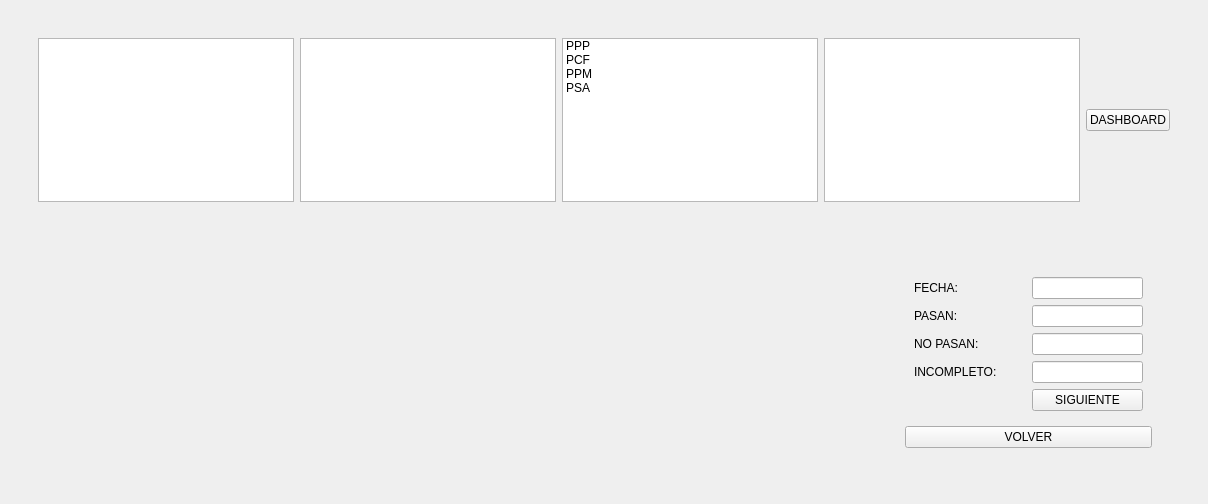
      <widget class="QWidget" name="dashboard_2">
       <layout class="QGridLayout" name="gridLayout_4">
        <item row="0" column="0">
         <layout class="QGridLayout" name="grid_layout1">
          <item row="0" column="0">
           <widget class="QWidget" name="widget" native="true">
            <layout class="QVBoxLayout" name="verticalLayout_6">
             <item>
              <widget class="QWidget" name="widget_imagenes" native="true">
               <property name="maximumSize">
                <size>
                 <width>2000</width>
                 <height>200</height>
                </size>
               </property>
               <layout class="QHBoxLayout" name="horizontalLayout">
                <item>
                 <widget class="QWidget" name="widget_2" native="true">
                  <layout class="QHBoxLayout" name="horizontalLayout_4">
                   <item>
                    <widget class="QListWidget" name="listWidget_Equipos"/>
                   </item>
                   <item>
                    <widget class="QListWidget" name="listWidget_Partes"/>
                   </item>
                   <item>
                    <widget class="QListWidget" name="listWidget_Tipos">
                     <item>
                      <property name="text">
                       <string>PPP</string>
                      </property>
                     </item>
                     <item>
                      <property name="text">
                       <string>PCF</string>
                      </property>
                     </item>
                     <item>
                      <property name="text">
                       <string>PPM</string>
                      </property>
                     </item>
                     <item>
                      <property name="text">
                       <string>PSA</string>
                      </property>
                     </item>
                    </widget>
                   </item>
                   <item>
                    <widget class="QListWidget" name="listWidget_Version"/>
                   </item>
                   <item>
                    <widget class="QPushButton" name="DASHBOARD_btn">
                     <property name="text">
                      <string>DASHBOARD</string>
                     </property>
                    </widget>
                   </item>
                  </layout>
                 </widget>
                </item>
               </layout>
              </widget>
             </item>
             <item>
              <widget class="QWidget" name="widget_3" native="true">
               <layout class="QHBoxLayout" name="horizontalLayout_5">
                <item>
                 <widget class="QWidget" name="widget_4" native="true">
                  <layout class="QVBoxLayout" name="verticalLayout_7">
                   <item>
                    <widget class="QWidget" name="imagen1" native="true"/>
                   </item>
                   <item>
                    <widget class="QWidget" name="imagen3" native="true"/>
                   </item>
                  </layout>
                 </widget>
                </item>
                <item>
                 <widget class="QWidget" name="widget_5" native="true">
                  <layout class="QVBoxLayout" name="verticalLayout_8">
                   <item>
                    <widget class="QWidget" name="imagen2" native="true"/>
                   </item>
                   <item>
                    <widget class="QWidget" name="widget_9" native="true">
                     <layout class="QHBoxLayout" name="horizontalLayout_6">
                      <item>
                       <widget class="QWidget" name="imagen4" native="true"/>
                      </item>
                      <item>
                       <widget class="QWidget" name="widget_11" native="true">
                        <layout class="QGridLayout" name="gridLayout_5">
                         <item row="0" column="0">
                          <widget class="QWidget" name="widget_6" native="true">
                           <layout class="QGridLayout" name="gridLayout_6">
                            <item row="0" column="0">
                             <layout class="QGridLayout" name="gridLayout_3">
                              <item row="2" column="1">
                               <widget class="QLineEdit" name="NOPASAN_TEXT">
                                <property name="sizePolicy">
                                 <sizepolicy hsizetype="Minimum" vsizetype="Fixed">
                                  <horstretch>0</horstretch>
                                  <verstretch>0</verstretch>
                                 </sizepolicy>
                                </property>
                                <property name="readOnly">
                                 <bool>true</bool>
                                </property>
                               </widget>
                              </item>
                              <item row="0" column="0">
                               <widget class="QLabel" name="Fecha_label">
                                <property name="text">
                                 <string>FECHA:</string>
                                </property>
                               </widget>
                              </item>
                              <item row="1" column="0">
                               <widget class="QLabel" name="Pasan_label">
                                <property name="text">
                                 <string>PASAN:</string>
                                </property>
                               </widget>
                              </item>
                              <item row="1" column="1">
                               <widget class="QLineEdit" name="PASAN_TEXT">
                                <property name="sizePolicy">
                                 <sizepolicy hsizetype="Minimum" vsizetype="Fixed">
                                  <horstretch>0</horstretch>
                                  <verstretch>0</verstretch>
                                 </sizepolicy>
                                </property>
                                <property name="text">
                                 <string/>
                                </property>
                                <property name="readOnly">
                                 <bool>true</bool>
                                </property>
                               </widget>
                              </item>
                              <item row="2" column="0">
                               <widget class="QLabel" name="NoPasa_label">
                                <property name="text">
                                 <string>NO PASAN:</string>
                                </property>
                               </widget>
                              </item>
                              <item row="0" column="1">
                               <widget class="QLineEdit" name="FECHA_TEXT">
                                <property name="sizePolicy">
                                 <sizepolicy hsizetype="Minimum" vsizetype="Fixed">
                                  <horstretch>0</horstretch>
                                  <verstretch>0</verstretch>
                                 </sizepolicy>
                                </property>
                                <property name="readOnly">
                                 <bool>true</bool>
                                </property>
                               </widget>
                              </item>
                              <item row="3" column="1">
                               <widget class="QLineEdit" name="INCOMPLETO_TEXT">
                                <property name="sizePolicy">
                                 <sizepolicy hsizetype="Minimum" vsizetype="Fixed">
                                  <horstretch>0</horstretch>
                                  <verstretch>0</verstretch>
                                 </sizepolicy>
                                </property>
                                <property name="readOnly">
                                 <bool>true</bool>
                                </property>
                               </widget>
                              </item>
                              <item row="3" column="0">
                               <widget class="QLabel" name="Incompleto_label">
                                <property name="text">
                                 <string>INCOMPLETO:</string>
                                </property>
                               </widget>
                              </item>
                              <item row="4" column="1">
                               <widget class="QPushButton" name="NEXT_PAGE_btn">
                                <property name="text">
                                 <string>SIGUIENTE</string>
                                </property>
                               </widget>
                              </item>
                             </layout>
                            </item>
                           </layout>
                          </widget>
                         </item>
                         <item row="1" column="0">
                          <widget class="QPushButton" name="TO_MAIN_btn">
                           <property name="text">
                            <string>VOLVER</string>
                           </property>
                          </widget>
                         </item>
                        </layout>
                       </widget>
                      </item>
                     </layout>
                    </widget>
                   </item>
                  </layout>
                 </widget>
                </item>
               </layout>
              </widget>
             </item>
            </layout>
           </widget>
          </item>
         </layout>
        </item>
       </layout>
      </widget>
